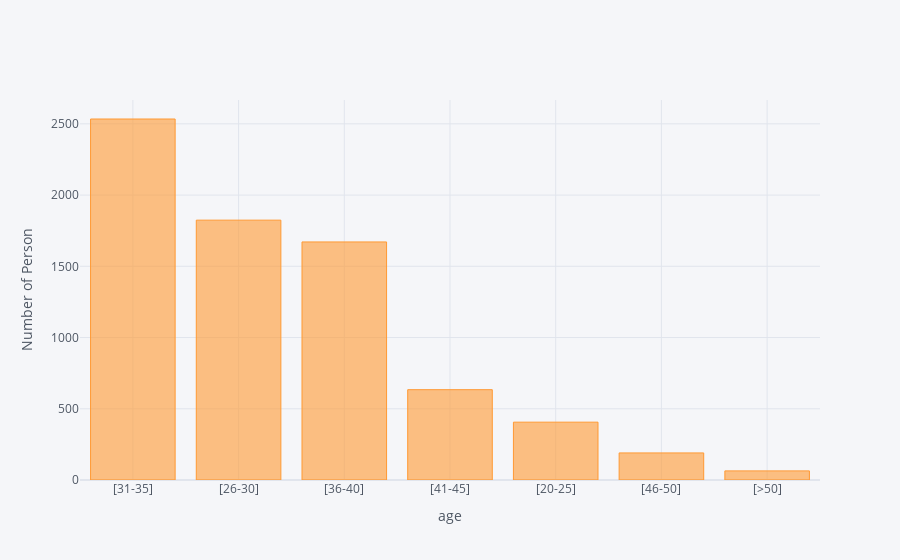

Notebook source saved alongside this figure:
### Code cell
(df3['age_bins']).value_counts().iplot(kind='bar',xTitle='age', yTitle='Number of Person')

### Figure 1 — Plotly figure (JSON) as saved in the notebook; plotly's stock layout.template omitted (floating-point values rounded to 4 significant figures)
{"data": [{"marker": {"color": "rgba(255, 153, 51, 0.6)", "line": {"color": "rgba(255, 153, 51, 1.0)", "width": 1}}, "name": "age_bins", "orientation": "v", "text": "", "type": "bar", "x": ["[31-35]", "[26-30]", "[36-40]", "[41-45]", "[20-25]", "[46-50]", "[>50]"], "y": [2534, 1824, 1671, 634, 406, 190, 64]}], "layout": {"legend": {"bgcolor": "#F5F6F9", "font": {"color": "#4D5663"}}, "paper_bgcolor": "#F5F6F9", "plot_bgcolor": "#F5F6F9", "title": {"font": {"color": "#4D5663"}}, "xaxis": {"gridcolor": "#E1E5ED", "showgrid": true, "tickfont": {"color": "#4D5663"}, "title": {"font": {"color": "#4D5663"}, "text": "age"}, "zerolinecolor": "#E1E5ED"}, "yaxis": {"gridcolor": "#E1E5ED", "showgrid": true, "tickfont": {"color": "#4D5663"}, "title": {"font": {"color": "#4D5663"}, "text": "Number of Person"}, "zerolinecolor": "#E1E5ED"}}}
